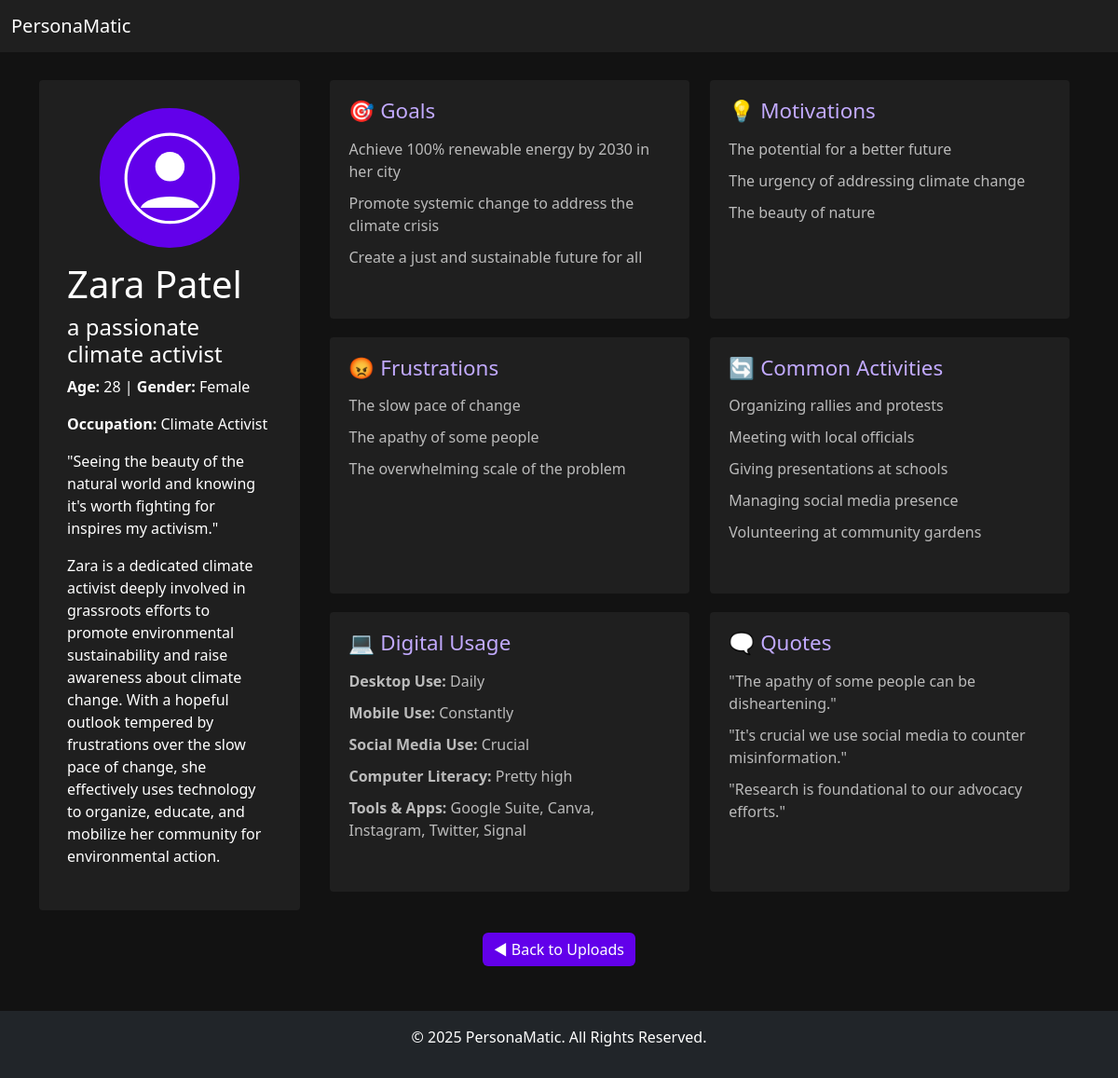
The page /api/persona/7 on the database its author committed.
### app/models/personas.py (models this page shows)
class PersonasBaseData(db.Model):
    __tablename__ = 'personas_base_data'
    id = db.Column(db.Integer, primary_key=True, autoincrement=True)
    user_id = db.Column(db.Integer, db.ForeignKey('users.id'), nullable=False)
    photo = db.Column(db.String(255), nullable=False)
    name = db.Column(db.String(100), nullable=False)
    additional_title = db.Column(db.String(200), nullable=False)
    description = db.Column(db.Text)
    age = db.Column(db.Integer)
    gender = db.Column(db.String(50))
    occupation = db.Column(db.String(100))
    quote_summarized = db.Column(db.Text, nullable=False)
    created_at = db.Column(db.DateTime, default=datetime.utcnow, nullable=False)
    updated_at = db.Column(db.DateTime, default=datetime.utcnow, onupdate=datetime.utcnow)
    goals = db.relationship('PersonaGoals', backref='persona', cascade="all, delete-orphan")
    motivations = db.relationship('PersonaMotivations', backref='persona', cascade="all, delete-orphan")
    frustrations = db.relationship('PersonaFrustrations', backref='persona', cascade="all, delete-orphan")
    activities = db.relationship('PersonaActivities', backref='persona', cascade="all, delete-orphan")
    digital_use = db.relationship('PersonaDigitalUse', backref='persona', cascade="all, delete-orphan")
    persona_quotes = db.relationship('PersonaQuotes', backref='persona', cascade="all, delete-orphan")

class PersonaGoals(db.Model):
    __tablename__ = 'persona_goals'
    id = db.Column(db.Integer, primary_key=True, autoincrement=True)
    persona_id = db.Column(db.Integer, db.ForeignKey('personas_base_data.id'), nullable=False)
    goal_01 = db.Column(db.Text, nullable=False)
    goal_02 = db.Column(db.Text)
    goal_03 = db.Column(db.Text)
    created_at = db.Column(db.DateTime, default=datetime.utcnow, nullable=False)
    updated_at = db.Column(db.DateTime, default=datetime.utcnow, onupdate=datetime.utcnow)

class PersonaMotivations(db.Model):
    __tablename__ = 'persona_motivations'
    id = db.Column(db.Integer, primary_key=True, autoincrement=True)
    persona_id = db.Column(db.Integer, db.ForeignKey('personas_base_data.id'), nullable=False)
    motivation_01 = db.Column(db.Text, nullable=False)
    motivation_02 = db.Column(db.Text)
    motivation_03 = db.Column(db.Text)
    created_at = db.Column(db.DateTime, default=datetime.utcnow, nullable=False)
    updated_at = db.Column(db.DateTime, default=datetime.utcnow, onupdate=datetime.utcnow)

class PersonaFrustrations(db.Model):
    __tablename__ = 'persona_frustrations'
    id = db.Column(db.Integer, primary_key=True, autoincrement=True)
    persona_id = db.Column(db.Integer, db.ForeignKey('personas_base_data.id'), nullable=False)
    frustration_01 = db.Column(db.Text, nullable=False)
    frustration_02 = db.Column(db.Text)
    frustration_03 = db.Column(db.Text)
    created_at = db.Column(db.DateTime, default=datetime.utcnow, nullable=False)
    updated_at = db.Column(db.DateTime, default=datetime.utcnow, onupdate=datetime.utcnow)

class PersonaActivities(db.Model):
    __tablename__ = 'persona_activities'
    id = db.Column(db.Integer, primary_key=True, autoincrement=True)
    persona_id = db.Column(db.Integer, db.ForeignKey('personas_base_data.id'), nullable=False)
    activity_01 = db.Column(db.Text, nullable=True)
    activity_02 = db.Column(db.Text, nullable=True)
    activity_03 = db.Column(db.Text, nullable=True)
    activity_04 = db.Column(db.Text, nullable=True)
    activity_05 = db.Column(db.Text, nullable=True)
    created_at = db.Column(db.DateTime, default=datetime.utcnow, nullable=False)
    updated_at = db.Column(db.DateTime, default=datetime.utcnow, onupdate=datetime.utcnow)

class PersonaDigitalUse(db.Model):
    __tablename__ = 'persona_digital_use'
    id = db.Column(db.Integer, primary_key=True, autoincrement=True)
    persona_id = db.Column(db.Integer, db.ForeignKey('personas_base_data.id'), nullable=False)
    desktop_use = db.Column(db.Text, nullable=False, default="Not known")
    mobile_use = db.Column(db.Text, nullable=False, default="Not known")
    social_media_use = db.Column(db.Text, nullable=False, default="Not known")
    computer_literacy = db.Column(db.Text, nullable=False, default="Not known")
    frequently_used_tools_and_apps = db.Column(db.Text, nullable=False, default="Not known")
    created_at = db.Column(db.DateTime, default=datetime.utcnow, nullable=False)
    updated_at = db.Column(db.DateTime, default=datetime.utcnow, onupdate=datetime.utcnow)

class PersonaQuotes(db.Model):
    __tablename__ = 'persona_quotes'
    id = db.Column(db.Integer, primary_key=True, autoincrement=True)
    persona_id = db.Column(db.Integer, db.ForeignKey('personas_base_data.id'), nullable=False)
    quote_01 = db.Column(db.Text, nullable=True)
    quote_02 = db.Column(db.Text, nullable=True)
    quote_03 = db.Column(db.Text, nullable=True)
    created_at = db.Column(db.DateTime, default=datetime.utcnow, nullable=False)
    updated_at = db.Column(db.DateTime, default=datetime.utcnow, onupdate=datetime.utcnow)

### app/routes/personas.py (the view)
@personas_bp.route('/persona/<int:persona_id>', methods=['GET'])
def view_persona(persona_id):
    persona = PersonasBaseData.query.get_or_404(persona_id)
    persona_data = {
        "id": persona.id,
        "photo": persona.photo,
        "name": persona.name,
        "additional_title": persona.additional_title,
        "description": persona.description,
        "age": persona.age,
        "gender": persona.gender,
        "occupation": persona.occupation,
        "quote_summarized": persona.quote_summarized,
        "created_at": persona.created_at.strftime("%Y-%m-%d %H:%M:%S"),
        "updated_at": persona.updated_at.strftime("%Y-%m-%d %H:%M:%S"),
        "goals": [persona.goals[0].goal_01, persona.goals[0].goal_02, persona.goals[0].goal_03] if persona.goals else [],
        "motivations": [persona.motivations[0].motivation_01, persona.motivations[0].motivation_02, persona.motivations[0].motivation_03] if persona.motivations else [],
        "frustrations": [persona.frustrations[0].frustration_01, persona.frustrations[0].frustration_02, persona.frustrations[0].frustration_03] if persona.frustrations else [],
        "activities": [persona.activities[0].activity_01, persona.activities[0].activity_02, persona.activities[0].activity_03, persona.activities[0].activity_04, persona.activities[0].activity_05] if persona.activities else [],
        "digital_use": {
            "desktop_use": persona.digital_use[0].desktop_use if persona.digital_use else "Not known",
            "mobile_use": persona.digital_use[0].mobile_use if persona.digital_use else "Not known",
            "social_media_use": persona.digital_use[0].social_media_use if persona.digital_use else "Not known",
            "computer_literacy": persona.digital_use[0].computer_literacy if persona.digital_use else "Not known",
            "frequently_used_tools_and_apps": persona.digital_use[0].frequently_used_tools_and_apps if persona.digital_use else "Not known"
        },
        "persona_quotes": [persona.persona_quotes[0].quote_01, persona.persona_quotes[0].quote_02, persona.persona_quotes[0].quote_03] if persona.persona_quotes else []
    }
    return render_template("persona.html", persona=persona_data)

### app/templates/persona.html (shortened to what this page needs)
<!DOCTYPE html>
<html lang="en">
<head>
    <link href="https://cdn.jsdelivr.net/npm/bootstrap@5.3.2/dist/css/bootstrap.min.css" rel="stylesheet">
    <link href="{{ url_for('static', filename='css/custom.css') }}" rel="stylesheet">
</head>
<body>
    <nav class="navbar navbar-expand-lg bg-body-tertiary">
        <div class="container-fluid">
            <a class="navbar-brand" href="/">PersonaMatic</a>
        </div>
    </nav>
    <div class="container persona-container">
        <div class="persona-card">
            <div class="avatar-placeholder">
                <svg viewBox="0 0 64 64" xmlns="http://www.w3.org/2000/svg">
                    <circle cx="32" cy="32" r="30" stroke="white" stroke-width="2" fill="none"/>
                    <circle cx="32" cy="24" r="10" fill="white"/>
                    <path d="M12,52 C16,42 48,42 52,52" fill="white"/>
                </svg>
            </div>
            <h1>{{ persona.name }}</h1>
            <h4>{{ persona.additional_title }}</h4>
            <p><strong>Age:</strong> {{ persona.age }} | <strong>Gender:</strong> {{ persona.gender }}</p>
            <p><strong>Occupation:</strong> {{ persona.occupation }}</p>
            <blockquote>"{{ persona.quote_summarized }}"</blockquote>
            <p>{{ persona.description }}</p>
        </div>
        <div class="persona-section">
            <div class="persona-box">
                <h3>🎯 Goals</h3>
                <ul>
                    {% for goal in persona.goals %}
                        <li>{{ goal }}</li>
                    {% endfor %}
                </ul>
            </div>
            <div class="persona-box">
                <h3>💡 Motivations</h3>
                <ul>
                    {% for motivation in persona.motivations %}
                        <li>{{ motivation }}</li>
                    {% endfor %}
                </ul>
            </div>
            <div class="persona-box">
                <h3>😡 Frustrations</h3>
                <ul>
                    {% for frustration in persona.frustrations %}
                        <li>{{ frustration }}</li>
                    {% endfor %}
                </ul>
            </div>
            <div class="persona-box">
                <h3>🔄 Common Activities</h3>
                <ul>
                    {% for activity in persona.activities %}
                        <li>{{ activity }}</li>
                    {% endfor %}
                </ul>
            </div>
            <div class="persona-box">
                <h3>💻 Digital Usage</h3>
                <ul>
                    <li><strong>Desktop Use:</strong> {{ persona.digital_use.desktop_use }}</li>
                    <li><strong>Mobile Use:</strong> {{ persona.digital_use.mobile_use }}</li>
                    <li><strong>Social Media Use:</strong> {{ persona.digital_use.social_media_use }}</li>
                    <li><strong>Computer Literacy:</strong> {{ persona.digital_use.computer_literacy }}</li>
                    <li><strong>Tools & Apps:</strong> {{ persona.digital_use.frequently_used_tools_and_apps }}</li>
                </ul>
            </div>
            <div class="persona-box">
                <h3>🗨 Quotes</h3>
                <ul>
                    {% for quote in persona.persona_quotes %}
                        <li>"{{ quote }}"</li>
                    {% endfor %}
                </ul>
            </div>
        </div>
    </div>
    <div class="container mt-4 text-center">
        <a href="/api/uploads-list" class="btn btn-primary cta-button">
            ◀ Back to Uploads
        </a>
    </div>
    <footer class="bg-dark text-white text-center py-3 mt-5">
        <p>&copy; 2025 PersonaMatic. All Rights Reserved.</p>
    </footer>
</body>
</html>

### app/static/css/custom.css (style rules this page uses)
body { background-color: #121212; color: #ffffff; }
.navbar { background-color: #1f1f1f !important; }
.navbar-brand, .nav-link { color: #ffffff !important; }
.btn-primary { background-color: #6200ea; border: none; }
.persona-container { display: flex; justify-content: space-between; margin-top: 30px; }
.persona-card { background: #1f1f1f; padding: 30px; border-radius: 4px; width: 25%; min-width: 280px; }
.avatar-placeholder { width: 150px; height: 150px; border-radius: 50%; background: #6200ea; display: flex; justify-content: center; align-items: center; margin: 0 auto 15px; border: 3px solid #6200ea; }
.avatar-placeholder svg { width: 70%; height: 70%; fill: #ffffff; }
.persona-section { display: flex; flex-wrap: wrap; justify-content: space-between; width: 72%; }
.persona-box { background: #1f1f1f; padding: 20px; border-radius: 4px; flex: 1; min-width: 280px; max-width: 48%; margin-bottom: 20px; margin-right: 10px; }
.persona-box h3 { color: #c2aaff; font-size: 1.4rem; margin-bottom: 10px; }
.persona-box ul { list-style: none; padding: 0; }
.persona-box li { padding: 5px 0; color: #bbbbbb; }

### rows shown on the page
PersonasBaseData: name "Zara Patel", additional_title "a passionate climate activist", gender "Female", occupation "Climate Activist", quote_summarized "Seeing the beauty of the natural world and knowing it's worth fighting for inspires my activism.", description "Zara is a dedicated climate activist deeply involved in grassroots efforts to promote environmental sustainability and raise awareness about climate change. With a hopeful outlook tempered by frustrations over the slow pace of change, she effectively uses technology to organize, educate, and mobilize her community for environmental action."
PersonaGoals: goal_01 "Achieve 100% renewable energy by 2030 in her city", goal_02 "Promote systemic change to address the climate crisis", goal_03 "Create a just and sustainable future for all"
PersonaMotivations: motivation_01 "The potential for a better future", motivation_02 "The urgency of addressing climate change", motivation_03 "The beauty of nature"
PersonaFrustrations: frustration_01 "The slow pace of change", frustration_02 "The apathy of some people", frustration_03 "The overwhelming scale of the problem"
PersonaActivities: activity_01 "Organizing rallies and protests", activity_02 "Meeting with local officials", activity_03 "Giving presentations at schools", activity_04 "Managing social media presence", activity_05 "Volunteering at community gardens"
PersonaDigitalUse: digital_use.desktop_use "Daily", digital_use.mobile_use "Constantly", digital_use.social_media_use "Crucial", digital_use.computer_literacy "Pretty high", digital_use.frequently_used_tools_and_apps "Google Suite, Canva, Instagram, Twitter, Signal"
PersonaQuotes: quote_01 "The apathy of some people can be disheartening.", quote_02 "It's crucial we use social media to counter misinformation.", quote_03 "Research is foundational to our advocacy efforts."

### other values the page prints
{{ persona.age }} "28"
